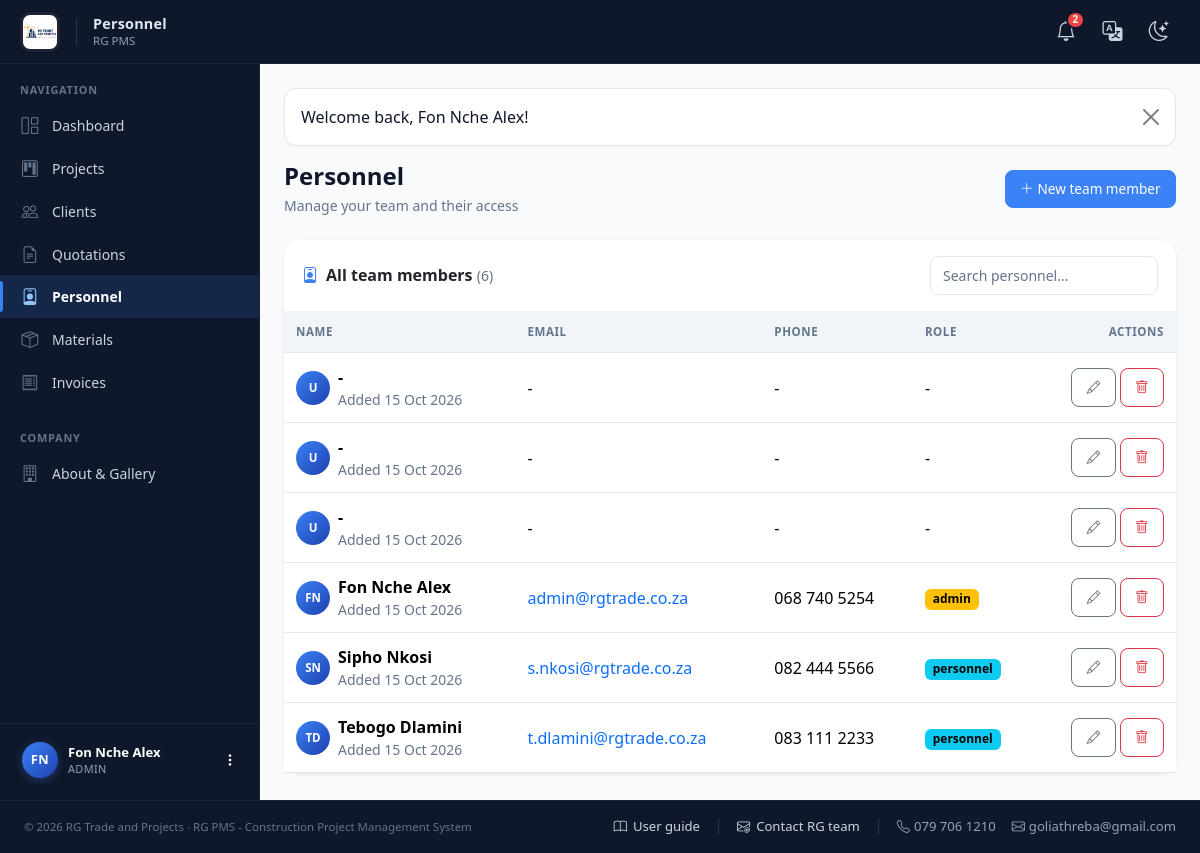
The app's page /admin/personnel.php (signed in) with its own data.
### tables this page shows
CREATE TABLE users (
  id            INT UNSIGNED NOT NULL AUTO_INCREMENT,
  role_id       TINYINT UNSIGNED NOT NULL,
  full_name     VARCHAR(120) NOT NULL,
  email         VARCHAR(160) NOT NULL UNIQUE,
  phone         VARCHAR(30)  NULL,
  password_hash VARCHAR(255) NOT NULL,
  is_active     TINYINT(1)   NOT NULL DEFAULT 1,
  created_at    DATETIME     NOT NULL DEFAULT CURRENT_TIMESTAMP,
  PRIMARY KEY (id),
  CONSTRAINT fk_users_role FOREIGN KEY (role_id) REFERENCES roles(id)
);

CREATE TABLE roles (
  id          TINYINT UNSIGNED NOT NULL AUTO_INCREMENT,
  name        VARCHAR(50)  NOT NULL UNIQUE,       
  description VARCHAR(255) NULL,
  PRIMARY KEY (id)
);

CREATE TABLE personnel (
  id         INT UNSIGNED NOT NULL AUTO_INCREMENT,
  user_id    INT UNSIGNED NULL,                    
  name       VARCHAR(120) NOT NULL,
  type       ENUM('internal','subcontractor') NOT NULL DEFAULT 'internal',
  role       VARCHAR(120) NULL,                    
  phone      VARCHAR(30)  NULL,
  email      VARCHAR(160) NULL,
  speciality VARCHAR(160) NULL,
  created_at DATETIME NOT NULL DEFAULT CURRENT_TIMESTAMP,
  PRIMARY KEY (id),
  CONSTRAINT fk_personnel_user FOREIGN KEY (user_id) REFERENCES users(id) ON DELETE SET NULL
);

### includes/auth.php (called while the page is built, shortened)
<?php
require_once __DIR__ . '/functions.php';
function current_user(): ?array {
    static $cached = null;
    static $loaded = false;
    if ($loaded) return $cached;
    $loaded = true;
    $stmt = db()->prepare(
        'SELECT u.*, r.name AS role_name
         FROM users u
         LEFT JOIN roles r ON r.id = u.role_id
         WHERE u.id = ? LIMIT 1'
    );
    $stmt->execute([(int)$_SESSION['user_id']]);
    $user = $stmt->fetch();
    return $cached = $user;
}
function require_login(): void {
    if (!current_user()) {
        $_SESSION['__intended'] = $_SERVER['REQUEST_URI'] ?? '';
        flash_set('warning', 'Please sign in to continue.');
        redirect('login.php');
    }
}
function require_role(string|array $roles): void {
    require_login();
}

### config/db.php (called while the page is built, shortened)
<?php
function db(): PDO {
    static $pdo = null;
    if ($pdo === null) {
        $dsn = 'mysql:host=' . DB_HOST . ';dbname=' . DB_NAME . ';charset=utf8mb4';
        try {
            $pdo = new PDO($dsn, DB_USER, DB_PASS, [
                PDO::ATTR_ERRMODE            => PDO::ERRMODE_EXCEPTION,
                PDO::ATTR_DEFAULT_FETCH_MODE => PDO::FETCH_ASSOC,
                PDO::ATTR_EMULATE_PREPARES   => false,
            ]);
        } catch (PDOException $e) {
            http_response_code(500);
            die('<div style="font-family:sans-serif;padding:2rem;max-width:40rem;margin:3rem auto;border:1px solid #dc3545;border-radius:.5rem;color:#842029;background:#f8d7da">'
                . '<h3>Database connection failed</h3><p>Please check <code>config/config.php</code> and confirm the '
                . 'database <code>' . htmlspecialchars(DB_NAME) . '</code> exists (import <code>sql/schema.sql</code>).</p>'
                . '<p style="font-size:.85rem">' . htmlspecialchars($e->getMessage()) . '</p></div>');
        }
    }
    return $pdo;
}

### admin/personnel.php (the view, shortened to what this page needs)
<?php
require_once __DIR__ . '/../includes/layout.php';
require_role('admin');
$pdo = db();
$q   = trim($_GET['q'] ?? '');
$sql = 'SELECT p.*, u.full_name, u.email, u.phone, r.name AS role_name
        FROM personnel p
        LEFT JOIN users u ON u.id = p.user_id
        LEFT JOIN roles r ON r.id = u.role_id';
$params = [];
$sql .= ' ORDER BY u.full_name ASC';
$stmt = $pdo->prepare($sql);
$stmt->execute($params);
$personnel = $stmt->fetchAll();
page_header('Personnel', 'personnel');
page_heading(
    'Personnel',
    'Manage your team and their access',
    '<a href="' . BASE_URL . '/admin/personnel_new.php" class="btn btn-brand"><i class="bi bi-plus-lg me-1"></i>New team member</a>'
);
?>
<div class="card border-0 shadow-sm rounded-4">
  <div class="card-header bg-transparent border-0 d-flex flex-wrap justify-content-between align-items-center gap-3 py-3">
    <h6 class="mb-0 fw-semibold"><i class="bi bi-person-badge me-2 text-brand"></i>All team members <span class="text-muted small fw-normal">(<?= count($personnel) ?>)</span></h6>
    <form class="d-flex" method="get" style="max-width:340px;">
      <input type="search" name="q" class="form-control form-control-sm" placeholder="Search personnel…" value="<?= e($q) ?>">
    </form>
  </div>
  <div class="table-responsive">
    <table class="table table-hover align-middle mb-0">
      <thead>
        <tr>
          <th>Name</th>
          <th>Email</th>
          <th>Phone</th>
          <th>Role</th>
          <th class="text-end">Actions</th>
        </tr>
      </thead>
      <tbody>
      <?php if (!$personnel): ?>
        <tr>
          <td colspan="5" class="text-center py-5">
            <i class="bi bi-inbox display-6 text-muted d-block mb-2"></i>
            <div class="text-muted">No personnel <?= $q ? 'matching your search' : 'yet' ?>.</div>
          </td>
        </tr>
      <?php else: foreach ($personnel as $p):
          $initials = '';
          foreach (preg_split('/\s+/', trim((string)($p['full_name'] ?? ''))) as $part) {
              if ($part !== '') $initials .= strtoupper($part[0]);
          }
          $initials = substr($initials, 0, 2) ?: 'U';
      ?>
        <tr>
          <td>
            <div class="d-flex align-items-center gap-2">
              <span style="display:inline-flex;align-items:center;justify-content:center;width:34px;height:34px;border-radius:50%;background:linear-gradient(135deg,#3b82f6,#1e40af);color:#fff;font-size:.72rem;font-weight:700;">
                <?= e($initials) ?>
              </span>
              <div>
                <div class="fw-semibold"><?= e($p['full_name'] ?? '-') ?></div>
                <div class="small text-muted">Added <?= nice_date($p['created_at'] ?? null) ?></div>
              </div>
            </div>
          </td>
          <td>
            <?php if (!empty($p['email'])): ?>
              <a href="mailto:<?= e($p['email']) ?>" class="text-decoration-none"><?= e($p['email']) ?></a>
            <?php else: ?>-<?php endif; ?>
          </td>
          <td><?= e($p['phone'] ?? '-') ?></td>
          <td>
            <?php if (!empty($p['role_name'])): ?>
              <?= badge($p['role_name'], $p['role_name'] === 'admin' ? 'warning' : 'info') ?>
            <?php else: ?>-<?php endif; ?>
          </td>
          <td class="text-end">
            <div class="d-inline-flex gap-1">
              <a href="<?= BASE_URL ?>/admin/personnel_new.php?id=<?= (int)$p['id'] ?>"
                 class="btn btn-sm btn-outline-secondary" title="Edit">
                <i class="bi bi-pencil"></i>
              </a>
              <?= delete_button('personnel', (int)$p['id']) ?>
            </div>
          </td>
        </tr>
      <?php endforeach; endif; ?>
      </tbody>
    </table>
  </div>
</div>
<?php page_footer(); ?>

### includes/layout.php (shortened to what this page needs)
<?php
require_once __DIR__ . '/functions.php';
require_once __DIR__ . '/auth.php';
require_once __DIR__ . '/delete.php';
function page_header(string $title, string $active = ''): void {
    $user    = current_user();
    $role    = $user['role_name'] ?? null;
    $unread  = $user ? unread_notification_count((int)$user['id']) : 0;
    $flash   = flash_get();
    $base    = BASE_URL;
    $initials = '';
    if ($user) {
        foreach (preg_split('/\s+/', trim($user['full_name'])) as $part) {
            if ($part !== '') $initials .= strtoupper($part[0]);
        }
        $initials = substr($initials, 0, 2);
    }
    ?>
<!DOCTYPE html>
<html lang="en">
<head>
<link rel="stylesheet" href="<?= $base ?>/assets/vendor/bootstrap.min.css">
<link rel="stylesheet" href="<?= $base ?>/assets/vendor/bootstrap-icons.css">
<link rel="stylesheet" href="<?= $base ?>/assets/css/style.css?v=<?= @filemtime(__DIR__ . '/../assets/css/style.css') ?>">
</head>
<body>
<?php if ($user): ?>
<nav class="app-navbar">
  <div class="navbar-inner">
    <div class="d-flex align-items-center gap-3">
      <a class="navbar-brand" href="<?= $base ?>/index.php">
        <img src="<?= $base ?>/assets/img/logo-full.png" alt="<?= APP_NAME ?>" class="header-logo"
             onerror="this.style.display='none';this.nextElementSibling.style.display='inline-flex';">
      </a>
      <div class="d-none d-md-block lh-1">
        <div class="navbar-page-title"><?= e($title) ?></div>
        <div class="navbar-page-sub mt-1"><?= APP_SYSTEM_NAME ?></div>
      </div>
    </div>
    <div class="d-flex align-items-center gap-1">
      <div class="dropdown">
        <a class="nav-icon-link" href="#" data-bs-toggle="dropdown" aria-expanded="false" title="Notifications">
          <i class="bi bi-bell fs-5"></i>
          <?php if ($unread > 0): ?>
            <span class="badge-dot"><?= $unread > 9 ? '9+' : $unread ?></span>
          <?php endif; ?>
        </a>
      </div>
      <div class="dropdown">
        <a class="nav-icon-link" href="#" data-bs-toggle="dropdown" aria-expanded="false" title="Translate">
          <i class="bi bi-translate fs-5"></i>
        </a>
      </div>
      <button class="nav-icon-link" type="button" id="themeToggle" title="Switch theme" aria-label="Switch theme">
        <i class="bi bi-moon-stars fs-5 icon-light"></i>
      </button>
    </div>
  </div>
</nav>
<div class="app-layout">
  <aside class="app-sidebar" id="appSidebar">
    <div class="sidebar-scroll">
      <div class="sidebar-section-title">Navigation</div>
      <ul class="nav flex-column sidebar-nav">
        <?php if ($role === 'admin'): ?>
          <li class="nav-item"><a class="nav-link <?= $active === 'dashboard' ? 'active' : '' ?>" href="<?= $base ?>/admin/dashboard.php"><i class="bi bi-grid-1x2"></i><span>Dashboard</span></a></li>
          <li class="nav-item"><a class="nav-link <?= $active === 'projects' ? 'active' : '' ?>" href="<?= $base ?>/admin/projects.php"><i class="bi bi-kanban"></i><span>Projects</span></a></li>
          <li class="nav-item"><a class="nav-link <?= $active === 'clients' ? 'active' : '' ?>" href="<?= $base ?>/admin/clients.php"><i class="bi bi-people"></i><span>Clients</span></a></li>
          <li class="nav-item"><a class="nav-link <?= $active === 'quotations' ? 'active' : '' ?>" href="<?= $base ?>/admin/quotations.php"><i class="bi bi-file-earmark-text"></i><span>Quotations</span></a></li>
          <li class="nav-item"><a class="nav-link <?= $active === 'personnel' ? 'active' : '' ?>" href="<?= $base ?>/admin/personnel.php"><i class="bi bi-person-badge"></i><span>Personnel</span></a></li>
          <li class="nav-item"><a class="nav-link <?= $active === 'materials' ? 'active' : '' ?>" href="<?= $base ?>/admin/materials.php"><i class="bi bi-box-seam"></i><span>Materials</span></a></li>
          <li class="nav-item"><a class="nav-link <?= $active === 'invoices' ? 'active' : '' ?>" href="<?= $base ?>/admin/invoices.php"><i class="bi bi-receipt"></i><span>Invoices</span></a></li>
        <?php elseif ($role === 'personnel'): ?>
          <li class="nav-item"><a class="nav-link <?= $active === 'dashboard' ? 'active' : '' ?>" href="<?= $base ?>/personnel/dashboard.php"><i class="bi bi-grid-1x2"></i><span>My Projects</span></a></li>
        <?php elseif ($role === 'client'): ?>
          <li class="nav-item"><a class="nav-link <?= $active === 'dashboard' ? 'active' : '' ?>" href="<?= $base ?>/client/dashboard.php"><i class="bi bi-grid-1x2"></i><span>My Projects</span></a></li>
        <?php endif; ?>
      </ul>
      <?php if ($role === 'admin'): ?>
        <div class="sidebar-section-title mt-3">Company</div>
        <ul class="nav flex-column sidebar-nav">
          <li class="nav-item">
            <a class="nav-link <?= $active === 'home' ? 'active' : '' ?>" href="<?= $base ?>/about.php">
              <i class="bi bi-building"></i><span>About &amp; Gallery</span>
            </a>
          </li>
        </ul>
      <?php endif; ?>
    </div>
    <div class="sidebar-user-wrap">
      <div class="dropdown dropend">
        <a class="sidebar-user" href="#" data-bs-toggle="dropdown" aria-expanded="false">
          <div class="avatar"><?= e($initials ?: 'U') ?></div>
          <div class="user-info">
            <div class="user-name"><?= e($user['full_name']) ?></div>
            <div class="user-role"><?= e($user['role_name']) ?></div>
          </div>
          <i class="bi bi-three-dots-vertical ms-auto small"></i>
        </a>
      </div>
    </div>
  </aside>
  <main class="app-main">
    <div class="container-fluid px-3 px-lg-4 py-4">
      <?php if ($flash): ?>
        <div class="alert alert-<?= e($flash['type']) ?> alert-dismissible fade show" role="alert">
          <?= e($flash['message']) ?>
          <button type="button" class="btn-close" data-bs-dismiss="alert" aria-label="Close"></button>
        </div>
      <?php endif; ?>
<?php endif; ?>
<?php
}
function page_footer(): void {
    $user = current_user();
    ?>
    <?php if ($user): ?>
        </div>
      </main>
    </div>
    <?php else: ?>
        </div>
    </main>
    <?php endif; ?>
<footer class="app-footer py-3">
  <div class="container-fluid px-3 px-lg-4">
    <div class="d-flex flex-wrap justify-content-between align-items-center gap-3">
      <div class="text-muted small">
        © <?= date('Y') ?> <?= APP_NAME ?> · <?= APP_SYSTEM_NAME ?> - Construction Project Management System
      </div>
      <div class="footer-links">
        <a href="<?= BASE_URL ?>/user_guide.php">
          <i class="bi bi-book"></i> User guide
        </a>
        <a href="mailto:<?= e(COMPANY_EMAIL) ?>?subject=RG%20PMS%20Support%20Request">
          <i class="bi bi-envelope-at"></i> Contact RG team
        </a>
        <span class="footer-meta d-none d-md-flex">
          <span><i class="bi bi-telephone me-1"></i><?= e(COMPANY_PHONE) ?></span>
          <span><i class="bi bi-envelope me-1"></i><?= e(COMPANY_EMAIL) ?></span>
        </span>
      </div>
    </div>
  </div>
</footer>
</body>
</html>
<?php
}
function page_heading(string $title, string $subtitle, string $actions = ''): void {
    echo '<div class="d-flex flex-wrap justify-content-between align-items-center mb-4 gap-2">';
    echo '<div><h4 class="mb-0 fw-semibold">' . e($title) . '</h4>';
    if ($subtitle) echo '<div class="text-muted small mt-1">' . e($subtitle) . '</div>';
    echo '</div>';
    if ($actions) echo '<div class="d-flex gap-2">' . $actions . '</div>';
    echo '</div>';
}

### includes/delete.php (shortened to what this page needs)
<?php
function delete_button(string $type, int $id, string $label = '', string $size = 'sm'): string {
    $uri = $_SERVER['REQUEST_URI'] ?? '/admin/dashboard.php';
    if (defined('BASE_URL') && BASE_URL !== '' && str_starts_with($uri, BASE_URL)) {
        $uri = substr($uri, strlen(BASE_URL));
    }
    $redirect = ltrim($uri, '/');
    $confirm = 'Delete this ' . str_replace('_', ' ', $type) . '? This cannot be undone.';
    ob_start(); ?>
    <form method="post" action="<?= BASE_URL ?>/admin/delete.php" class="d-inline"
          onsubmit="return confirm('<?= e($confirm) ?>');">
        <button type="submit" class="btn btn-<?= $size ?> btn-outline-danger" title="Delete">
            <i class="bi bi-trash"></i><?= $label ? ' ' . e($label) : '' ?>
        </button>
    </form>
    <?php
    return ob_get_clean();
}

### includes/functions.php (shortened to what this page needs)
<?php
require_once __DIR__ . '/../config/db.php';
function flash_get(): ?array {
    if (!empty($_SESSION['flash'])) {
        $f = $_SESSION['flash'];
        return $f;
    }
    return null;
}
function unread_notification_count(int $userId): int {
    $stmt = db()->prepare('SELECT COUNT(*) FROM notifications WHERE user_id = ? AND is_read = 0');
    $stmt->execute([$userId]);
    return (int)$stmt->fetchColumn();
}
function nice_date(?string $date): string {
    $ts = strtotime($date);
    return $ts ? date('d M Y', $ts) : '-';
}
function e(?string $value): string {
    return htmlspecialchars((string)$value, ENT_QUOTES, 'UTF-8');
}
function badge(string $text, string $color = 'secondary'): string {
    return '<span class="badge text-bg-' . $color . '">' . e($text) . '</span>';
}

### records on screen
users: full_name "Fon Nche Alex", role.name "ADMIN"
personnel: initials "U", full_name "-", created_at "15 Oct 2026", phone "-"
personnel: initials "U", full_name "-", created_at "15 Oct 2026", phone "-"
personnel: initials "U", full_name "-", created_at "15 Oct 2026", phone "-"
personnel: initials "FN", user.full_name "Fon Nche Alex", created_at "15 Oct 2026", user.email "admin@rgtrade.co.za", user.phone "068 740 5254", roles.name "admin"
personnel: initials "SN", user.full_name "Sipho Nkosi", created_at "15 Oct 2026", user.email "s.nkosi@rgtrade.co.za", user.phone "082 444 5566", roles.name "personnel"
personnel: initials "TD", user.full_name "Tebogo Dlamini", created_at "15 Oct 2026", user.email "t.dlamini@rgtrade.co.za", user.phone "083 111 2233", roles.name "personnel"

### other values on screen
$title "Personnel"
APP_SYSTEM_NAME "RG PMS"
$unread "2"
$initials ?: 'U' "FN"
$flash['message'] "Welcome back, Fon Nche Alex!"
$subtitle "Manage your team and their access"
$actions "New team member"
count($personnel) "6"
APP_NAME "RG Trade and Projects"
COMPANY_PHONE "079 706 1210"
COMPANY_EMAIL "goliathreba@gmail.com"
